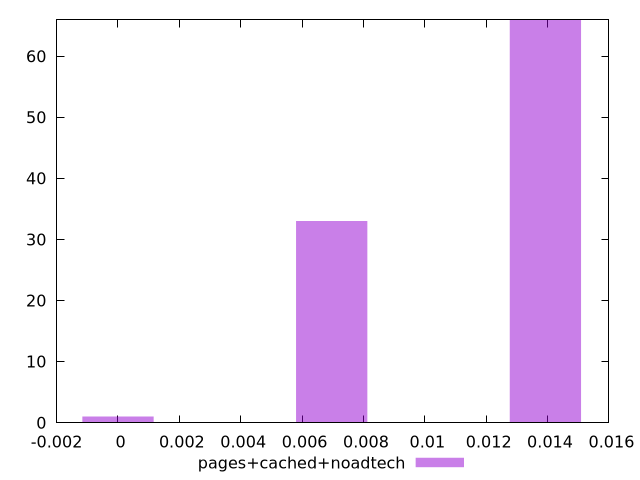

Recreate this plot in gnuplot.
$_pagesCachedNoadtech <<EOF
0.006965572125687049 33
0.013931144251374098 66
0 1
EOF
set key outside below
set terminal pngcairo
set output "report_00006_2020-11-02T20-21-41.718Z/largest-contentful-paint/pages+cached+noadtech//hist.png"
set yrange [0:66]
set boxwidth 0.0023218573752290163
set style fill transparent solid 0.5 noborder
plot $_pagesCachedNoadtech title "pages+cached+noadtech" with boxes ,